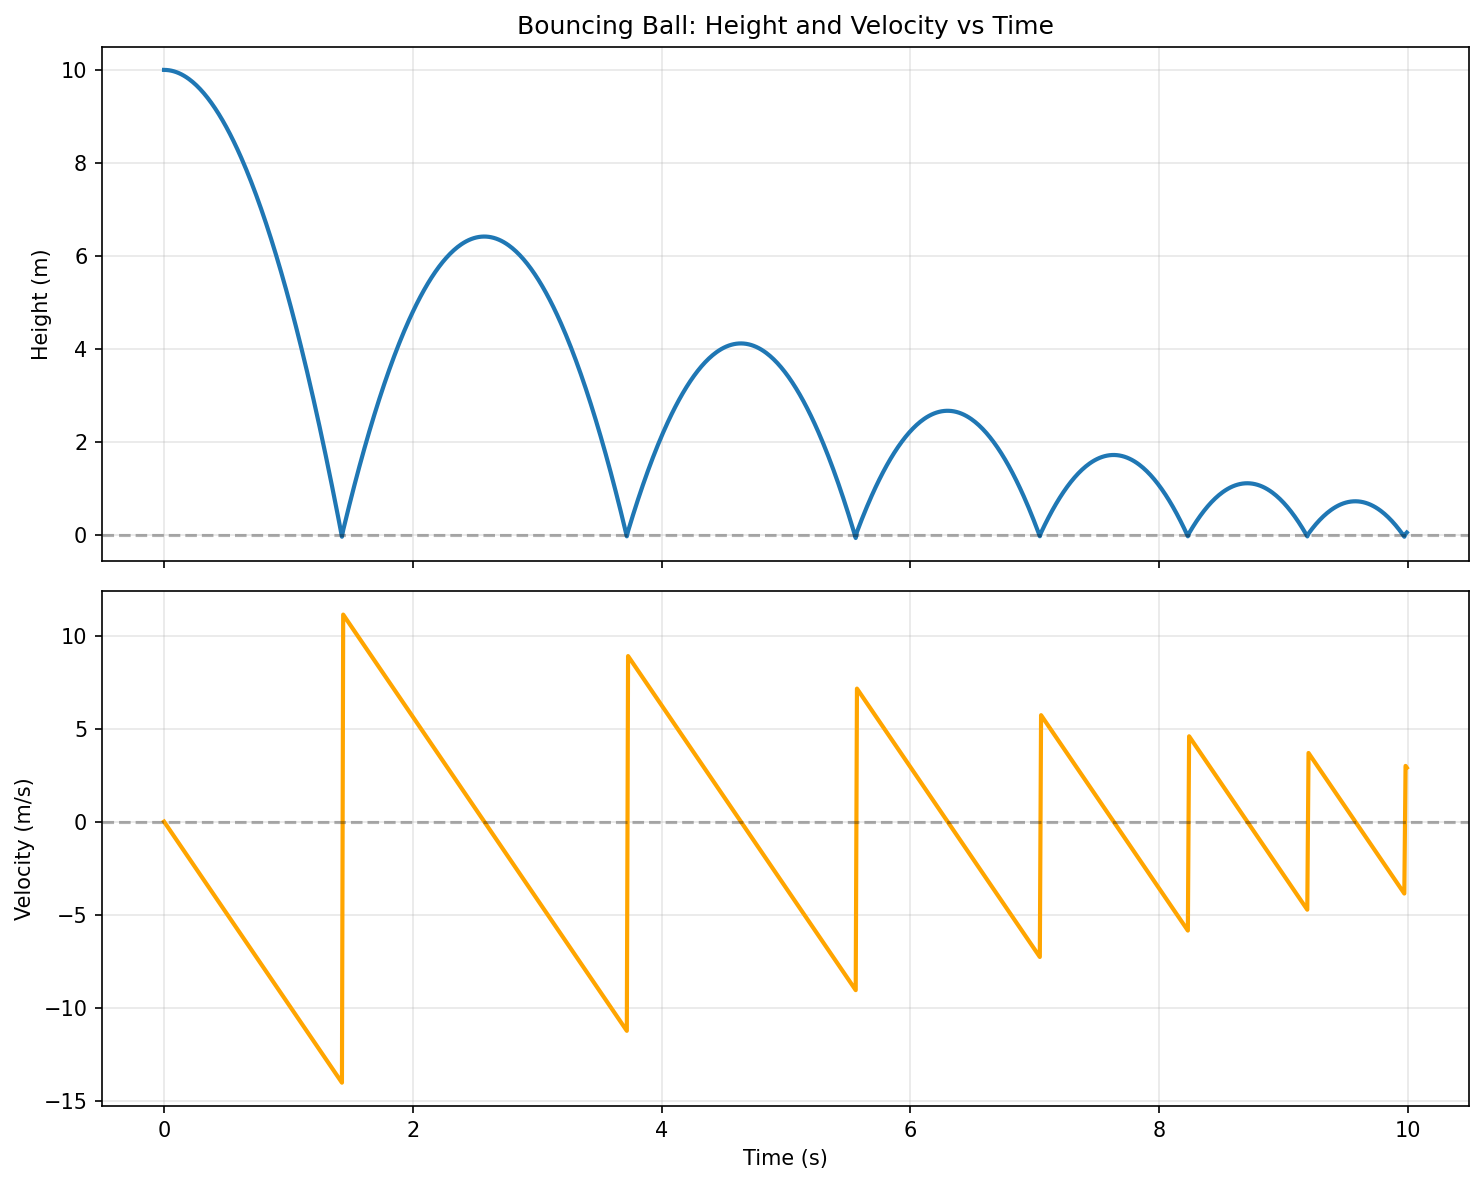

Recreate this plot in Python.
import os
import sys

sys.path.append(os.path.dirname(__file__))

from hybrid_automaton_sim import HybridAutomaton, HybridState, HybridTransition, IntegrationMethod
import numpy as np

class BouncingBall(HybridAutomaton):
    """Ball bouncing under gravity with energy loss"""
    
    falling = HybridState(
        "Falling",
        initial=True,
        flow=lambda x: np.array([x[1], -9.81]),  # [position, velocity]
        invariant=lambda x: x[0] >= 0  # position >= 0
    )
    
    bounce = falling.to(falling)  # Self-transition
    
    def __init__(self, h0: float = 10.0, v0: float = 0.0, restitution: float = 0.8):
        self.x = np.array([h0, v0])  # [height, velocity]
        self.restitution = restitution
        super().__init__()
        
        self.transitions_map = {
            "bounce": HybridTransition(
                guard=lambda x: x[0] <= 0 and x[1] < 0,  # Hit ground with downward velocity
                reset=lambda x: np.array([0, -self.restitution * x[1]]),  # Reverse velocity with loss
                priority=1
            )
        }
    
    @property
    def continuous_state(self):
        return self.x
    
    @continuous_state.setter
    def continuous_state(self, value):
        self.x = value

import matplotlib.pyplot as plt

def demo_bouncing_ball():
    """Demonstrate bouncing ball example"""
    print("\n" + "=" * 70)
    print("Example 2: Bouncing Ball")
    print("=" * 70)
    
    ball = BouncingBall(h0=10.0, v0=0.0, restitution=0.8)
    ball.enable_event_detection(True, tolerance=1e-5)
    ball.set_integration_method(IntegrationMethod.RK4)
    
    results = ball.simulate(duration=10, dt=0.01, record_states=True)
    
    heights = results['continuous'][:, 0]
    velocities = results['continuous'][:, 1]
    
    fig, (ax1, ax2) = plt.subplots(2, 1, figsize=(10, 8), sharex=True)
    
    ax1.plot(results['time'], heights, linewidth=2)
    ax1.axhline(0, color='k', linestyle='--', alpha=0.3)
    ax1.set_ylabel('Height (m)')
    ax1.grid(True, alpha=0.3)
    ax1.set_title('Bouncing Ball: Height and Velocity vs Time')
    
    ax2.plot(results['time'], velocities, linewidth=2, color='orange')
    ax2.axhline(0, color='k', linestyle='--', alpha=0.3)
    ax2.set_xlabel('Time (s)')
    ax2.set_ylabel('Velocity (m/s)')
    ax2.grid(True, alpha=0.3)
    
    plt.tight_layout()
    plt.savefig('bouncing_ball.png', dpi=150, bbox_inches='tight')
    print("Saved: bouncing_ball.png")


if __name__ == "__main__":
    demo_bouncing_ball()
